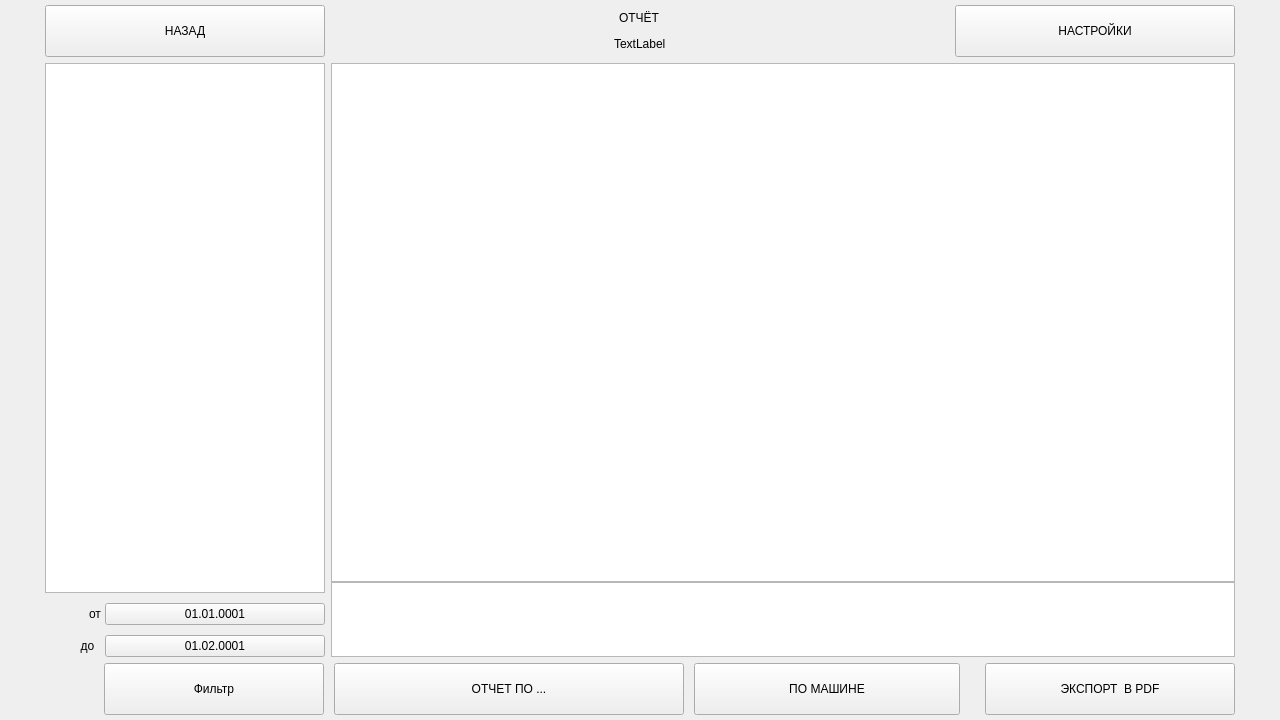
<?xml version="1.0" encoding="UTF-8"?>
<ui version="4.0">
 <class>ReportPage</class>
 <widget class="QWidget" name="ReportPage">
  <property name="geometry">
   <rect>
    <x>0</x>
    <y>0</y>
    <width>1280</width>
    <height>720</height>
   </rect>
  </property>
  <property name="minimumSize">
   <size>
    <width>0</width>
    <height>0</height>
   </size>
  </property>
  <property name="maximumSize">
   <size>
    <width>16777215</width>
    <height>16777215</height>
   </size>
  </property>
  <property name="windowTitle">
   <string>Form</string>
  </property>
  <layout class="QVBoxLayout" name="verticalLayout">
   <property name="leftMargin">
    <number>0</number>
   </property>
   <property name="topMargin">
    <number>5</number>
   </property>
   <property name="rightMargin">
    <number>0</number>
   </property>
   <property name="bottomMargin">
    <number>5</number>
   </property>
   <item>
    <layout class="QHBoxLayout" name="horizontalLayout_8">
     <property name="spacing">
      <number>7</number>
     </property>
     <property name="leftMargin">
      <number>45</number>
     </property>
     <property name="rightMargin">
      <number>45</number>
     </property>
     <item>
      <widget class="QPushButton" name="BackButton">
       <property name="minimumSize">
        <size>
         <width>0</width>
         <height>52</height>
        </size>
       </property>
       <property name="maximumSize">
        <size>
         <width>280</width>
         <height>16777215</height>
        </size>
       </property>
       <property name="text">
        <string>НАЗАД</string>
       </property>
      </widget>
     </item>
     <item>
      <layout class="QVBoxLayout" name="verticalLayout_2">
       <property name="spacing">
        <number>0</number>
       </property>
       <item alignment="Qt::AlignHCenter">
        <widget class="QLabel" name="EcoTaxi">
         <property name="text">
          <string>ОТЧЁТ</string>
         </property>
        </widget>
       </item>
       <item alignment="Qt::AlignHCenter">
        <widget class="QLabel" name="Header">
         <property name="text">
          <string>TextLabel</string>
         </property>
        </widget>
       </item>
      </layout>
     </item>
     <item>
      <widget class="QPushButton" name="SettingsButton">
       <property name="minimumSize">
        <size>
         <width>0</width>
         <height>52</height>
        </size>
       </property>
       <property name="maximumSize">
        <size>
         <width>280</width>
         <height>16777215</height>
        </size>
       </property>
       <property name="text">
        <string>НАСТРОЙКИ</string>
       </property>
      </widget>
     </item>
    </layout>
   </item>
   <item>
    <layout class="QHBoxLayout" name="horizontalLayout_7" stretch="9,29">
     <property name="leftMargin">
      <number>45</number>
     </property>
     <property name="rightMargin">
      <number>45</number>
     </property>
     <item>
      <layout class="QVBoxLayout" name="verticalLayout_4">
       <property name="spacing">
        <number>10</number>
       </property>
       <item>
        <widget class="QTableView" name="sideTable">
         <property name="maximumSize">
          <size>
           <width>300</width>
           <height>16777215</height>
          </size>
         </property>
         <property name="editTriggers">
          <set>QAbstractItemView::NoEditTriggers</set>
         </property>
         <property name="selectionMode">
          <enum>QAbstractItemView::SingleSelection</enum>
         </property>
         <property name="selectionBehavior">
          <enum>QAbstractItemView::SelectRows</enum>
         </property>
         <attribute name="verticalHeaderVisible">
          <bool>true</bool>
         </attribute>
        </widget>
       </item>
       <item>
        <layout class="QHBoxLayout" name="horizontalLayout_5">
         <property name="spacing">
          <number>0</number>
         </property>
         <property name="leftMargin">
          <number>0</number>
         </property>
         <property name="rightMargin">
          <number>0</number>
         </property>
         <item alignment="Qt::AlignRight">
          <widget class="QLabel" name="label_2">
           <property name="text">
            <string>от </string>
           </property>
          </widget>
         </item>
         <item alignment="Qt::AlignRight">
          <widget class="QPushButton" name="FromDateButton">
           <property name="minimumSize">
            <size>
             <width>220</width>
             <height>0</height>
            </size>
           </property>
           <property name="text">
            <string>01.01.0001</string>
           </property>
          </widget>
         </item>
        </layout>
       </item>
       <item>
        <layout class="QHBoxLayout" name="horizontalLayout_9">
         <item alignment="Qt::AlignRight">
          <widget class="QLabel" name="label">
           <property name="text">
            <string>     до</string>
           </property>
          </widget>
         </item>
         <item>
          <widget class="QPushButton" name="ToDateButton">
           <property name="minimumSize">
            <size>
             <width>220</width>
             <height>0</height>
            </size>
           </property>
           <property name="text">
            <string>01.02.0001</string>
           </property>
          </widget>
         </item>
        </layout>
       </item>
      </layout>
     </item>
     <item>
      <layout class="QVBoxLayout" name="verticalLayout_3">
       <property name="spacing">
        <number>0</number>
       </property>
       <item>
        <widget class="QTableView" name="tableView">
         <property name="editTriggers">
          <set>QAbstractItemView::NoEditTriggers</set>
         </property>
         <property name="selectionMode">
          <enum>QAbstractItemView::SingleSelection</enum>
         </property>
         <property name="selectionBehavior">
          <enum>QAbstractItemView::SelectRows</enum>
         </property>
         <property name="sortingEnabled">
          <bool>true</bool>
         </property>
         <attribute name="verticalHeaderVisible">
          <bool>true</bool>
         </attribute>
        </widget>
       </item>
       <item>
        <widget class="QTableView" name="bottomTable">
         <property name="minimumSize">
          <size>
           <width>0</width>
           <height>75</height>
          </size>
         </property>
         <property name="maximumSize">
          <size>
           <width>16777215</width>
           <height>75</height>
          </size>
         </property>
         <property name="editTriggers">
          <set>QAbstractItemView::NoEditTriggers</set>
         </property>
         <attribute name="verticalHeaderVisible">
          <bool>false</bool>
         </attribute>
        </widget>
       </item>
      </layout>
     </item>
    </layout>
   </item>
   <item>
    <layout class="QHBoxLayout" name="horizontalLayout_6">
     <property name="spacing">
      <number>10</number>
     </property>
     <property name="leftMargin">
      <number>104</number>
     </property>
     <property name="rightMargin">
      <number>45</number>
     </property>
     <item>
      <widget class="QPushButton" name="FilterButton">
       <property name="minimumSize">
        <size>
         <width>220</width>
         <height>52</height>
        </size>
       </property>
       <property name="maximumSize">
        <size>
         <width>220</width>
         <height>16777215</height>
        </size>
       </property>
       <property name="text">
        <string>Фильтр</string>
       </property>
      </widget>
     </item>
     <item alignment="Qt::AlignLeft">
      <widget class="QPushButton" name="ReportButton">
       <property name="minimumSize">
        <size>
         <width>350</width>
         <height>52</height>
        </size>
       </property>
       <property name="text">
        <string>ОТЧЕТ ПО ...</string>
       </property>
      </widget>
     </item>
     <item>
      <widget class="QPushButton" name="ItemButton">
       <property name="minimumSize">
        <size>
         <width>0</width>
         <height>52</height>
        </size>
       </property>
       <property name="text">
        <string>ПО МАШИНЕ</string>
       </property>
      </widget>
     </item>
     <item alignment="Qt::AlignRight">
      <widget class="QPushButton" name="ToPDFButton">
       <property name="minimumSize">
        <size>
         <width>250</width>
         <height>52</height>
        </size>
       </property>
       <property name="text">
        <string>ЭКСПОРТ  В PDF</string>
       </property>
      </widget>
     </item>
    </layout>
   </item>
  </layout>
 </widget>
 <resources/>
 <connections/>
</ui>
